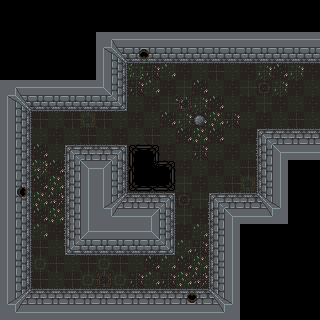

Rendered tile map (Tiled .tmx) drawn with the repository's tilesets; below, a short description and the full map source, tile grids included:
An orthogonal 20x20 tile map with 16x16 px tiles, 1 tile layer (Tile Layer 1).

<map version="1.2" tiledversion="1.2.3" orientation="orthogonal" renderorder="right-down" width="20" height="20" tilewidth="16" tileheight="16" infinite="0" nextlayerid="2" nextobjectid="1">
 <tileset firstgid="1" source="Basic Tileset Inside.tsx" />
 <layer id="1" name="Tile Layer 1" width="20" height="20">
  <data encoding="csv">
88,88,88,88,88,88,88,88,88,88,88,88,88,88,88,88,88,88,88,88,
88,88,88,88,88,88,88,88,88,88,88,88,88,88,88,88,88,88,88,88,
88,88,88,88,88,88,1,2,41,41,41,41,41,41,41,41,41,41,41,41,
88,88,88,88,88,88,17,18,11,12,9,9,9,9,9,9,9,9,9,9,
88,88,88,88,88,88,57,25,78,84,93,81,91,82,91,81,94,83,94,81,
1,2,41,41,41,41,39,40,84,93,81,92,83,91,81,92,66,94,81,91,
17,18,9,9,9,9,55,56,91,81,92,67,94,83,91,81,92,81,91,81,
57,25,82,91,82,75,82,91,81,91,83,94,98,95,84,91,81,91,82,91,
57,25,91,81,91,82,91,81,91,82,91,83,95,83,91,81,5,6,26,26,
57,25,83,91,5,6,7,8,71,73,81,91,84,91,81,91,21,22,58,58,
57,25,96,83,21,22,23,24,87,121,73,81,91,81,91,82,10,42,88,88,
57,13,83,95,10,42,57,25,103,104,105,92,81,91,82,75,10,42,88,88,
57,29,95,86,10,42,33,34,26,7,8,66,92,5,6,26,35,36,88,88,
57,25,83,95,10,42,49,50,58,23,24,92,81,21,22,58,51,52,88,88,
57,25,93,81,37,38,41,41,41,39,40,81,93,10,42,88,88,88,88,88,
57,25,82,91,53,54,9,9,9,55,56,93,84,10,42,88,88,88,88,88,
57,25,76,82,91,82,76,82,91,83,93,83,95,10,42,88,88,88,88,88,
57,25,82,91,82,76,65,76,84,93,84,95,86,10,42,88,88,88,88,88,
33,34,26,26,26,26,26,26,26,26,26,27,28,35,36,88,88,88,88,88,
49,50,58,58,58,58,58,58,58,58,58,58,58,51,52,88,88,88,88,88
</data>
 </layer>
</map>
